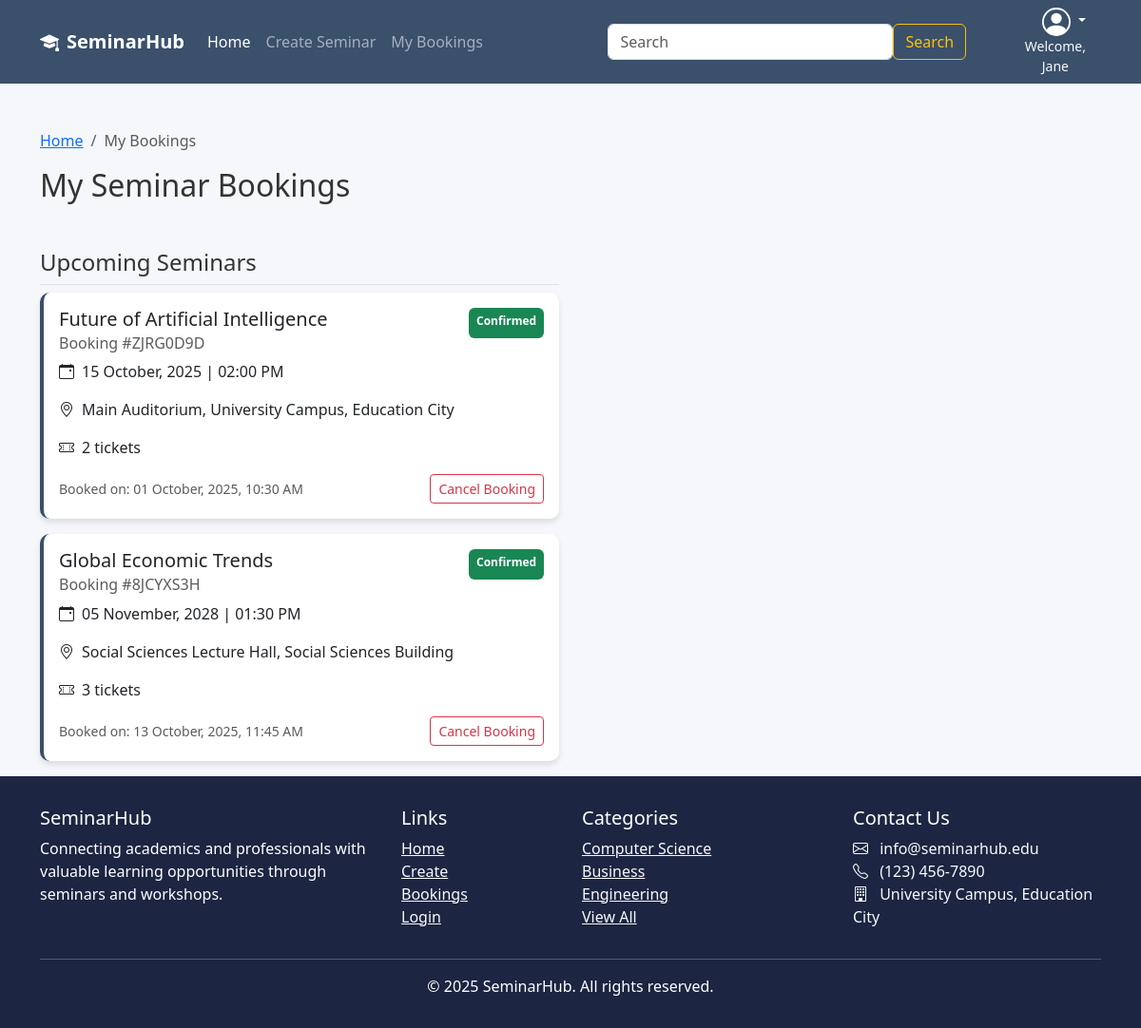
The app's page /bookings (signed in) with its own data.
### SeminarHub/models.py (models this page shows, shortened)
class User(db.Model, UserMixin):
    __tablename__ = 'users'
    id = db.Column(db.Integer, primary_key=True)
    first_name = db.Column(db.String(64), index=True)
    last_name  = db.Column(db.String(64), index=True)
    email      = db.Column(db.String(64), unique=True)
    password_hash = db.Column(db.String(256), nullable=False)
    number     = db.Column(db.String(64), nullable=False)
    address    = db.Column(db.String(256), nullable=False)
    bookings      = db.relationship("Booking", back_populates="user")
    comments      = db.relationship("Comment", back_populates="user")
    owned_events  = db.relationship("Event",   back_populates="owner")

class Booking(db.Model):
    __tablename__ = 'bookings'
    id             = db.Column(db.Integer, primary_key=True)
    booking_number = db.Column(db.String(32), index=True, unique=True)
    quantity       = db.Column(db.Integer, index=True, nullable=False)
    booking_date   = db.Column(db.DateTime, nullable=False, default=datetime.utcnow)
    status         = db.Column(db.String(32), default="Confirmed")
    user_id  = db.Column(db.Integer, db.ForeignKey("users.id"))
    event_id = db.Column(db.Integer, db.ForeignKey("events.id"))
    user  = db.relationship("User",  back_populates="bookings")
    event = db.relationship("Event", back_populates="bookings")

class Event(db.Model):
    __tablename__ = "events"
    id          = db.Column(db.Integer, primary_key=True)
    title       = db.Column(db.String(150), nullable=False)
    description = db.Column(db.Text, nullable=False)
    category    = db.Column(db.String(64))
    location    = db.Column(db.String(120))
    capacity    = db.Column(db.Integer, default=0)
    status      = db.Column(db.String(16), default="Open")
    start_dt    = db.Column(db.DateTime, nullable=False)
    end_dt      = db.Column(db.DateTime, nullable=False)
    image_url   = db.Column(db.String(255))
    speaker     = db.Column(db.String(120))
    speaker_bio = db.Column(db.Text)
    owner_user_id = db.Column(db.Integer, db.ForeignKey("users.id"))
    owner         = db.relationship("User", back_populates="owned_events")
    comments = db.relationship(
        "Comment",
        back_populates="event",
        cascade="all, delete-orphan",
        order_by="desc(Comment.created_at)"
    )
    bookings = db.relationship(
        "Booking",
        back_populates="event",
        cascade="all, delete-orphan"
    )
    orders = db.relationship(
        "Order",
        back_populates="event",
        cascade="all, delete-orphan"
    )

### SeminarHub/booking/booking.py (the view)
@booking_bp.route('/bookings')
@login_required
def booking():
    confirmed_bookings = Booking.query.filter(
        Booking.status == "Confirmed",
        Booking.user_id == current_user.id
    ).all()
    completed_bookings = Booking.query.filter(
        Booking.status == "Completed",
        Booking.user_id == current_user.id
    ).all()
    cancelled_bookings = Booking.query.filter(
        Booking.status == "Cancelled",
        Booking.user_id == current_user.id
    ).all()
    return render_template(
        'bookings.html',
        confirmed_bookings=confirmed_bookings,
        completed_bookings=completed_bookings,
        cancelled_bookings=cancelled_bookings,
        heading='My Bookings | '
    )

### SeminarHub/booking/templates/bookings.html (shortened to what this page needs)
{% extends 'base.html' %}
{% block content %}
<div class="container mt-4">
    <nav aria-label="breadcrumb">
        <ol class="breadcrumb">
            <li class="breadcrumb-item"><a href="{{ url_for('main.index') }}">Home</a></li>
            <li class="breadcrumb-item active" aria-current="page">My Bookings</li>
        </ol>
    </nav>
    <h2 class="mb-5">My Seminar Bookings</h2>
    {% if confirmed_bookings or completed_bookings or cancelled_bookings %}
    <div class="row">
        {% if confirmed_bookings %}
        <div class="col-lg-6">
            <h4 class="border-bottom pb-2">Upcoming Seminars</h4>
            {% for booking in confirmed_bookings %}
            <div class="card booking-card mb-3">
                <div class="card-body">
                    <div class="d-flex justify-content-between">
                        <h5 class="card-title">{{booking.event.title}}</h5>
                        <span class="badge bg-success py-2">{{booking.status}}</span>
                    </div>
                    <h6 class="card-subtitle mb-2 text-muted">Booking #{{booking.booking_number}}</h6>
                    <p class=""><i class="bi bi-calendar-event me-2"></i>{{booking.event.start_dt.strftime("%d %B, %Y | %I:%M %p")}}</p>
                    <p class=""><i class="bi bi-geo-alt me-2"></i>{{booking.event.location}}</p>
                    <p class=""><i class="bi bi-ticket-perforated me-2"></i>{{booking.quantity}} ticket{% if booking.quantity > 1 %}s{% endif %}</p>
                    <div class="d-flex justify-content-between align-items-center">
                        <small class="text-muted">Booked on: {{booking.booking_date.strftime("%d %B, %Y, %I:%M %p")}}</small>
                        <form method="POST" action="{{ url_for('booking.cancel_booking', booking_id=booking.id) }}" onsubmit="return confirm('Are you sure you want to cancel this booking?');">
                            <button type="submit" class="btn btn-sm btn-outline-danger">Cancel Booking</button>
                        </form>
                    </div>
                </div>
            </div>
            {% endfor %}
        </div>
        {% endif %}
    </div>
    {% endif %}
</div>
{% endblock %}

### SeminarHub/templates/base.html (shortened to what this page needs)
<!DOCTYPE html>
<html lang="en">
<head>
  <link href="https://cdn.jsdelivr.net/npm/bootstrap@5.3.0/dist/css/bootstrap.min.css" rel="stylesheet">
  <link rel="stylesheet" href="https://cdn.jsdelivr.net/npm/bootstrap-icons@1.10.0/font/bootstrap-icons.css">
  <link rel="stylesheet" href="{{ url_for('static', filename='style/stylesheet.css') }}">
</head>
<body class="d-flex flex-column min-vh-100">
  <header>
    {% include "_navigation.html" %}
  </header>
  <main class="flex-fill">
    {% block content %}{% endblock %}
  </main>
  {% include "_footer.html" %}
</body>
</html>

### SeminarHub/templates/_navigation.html (shortened to what this page needs)
<nav class="navbar navbar-expand-lg navbar-dark sticky-top mb-3">
    <div class="container">
        <a class="navbar-brand fw-bold" href="{{ url_for('main.index') }}">
            <i class="bi bi-mortarboard-fill me-2"></i>SeminarHub
        </a>
        {% if current_user.is_authenticated %}
        <div class="ms-auto order-lg-last text-end">
            <div class="dropdown pe-3">
                <a href="#" class="d-block link-body-emphasis text-decoration-none dropdown-toggle text-light" data-bs-toggle="dropdown" aria-expanded="false">
                </a>
                <small class="d-block text-center text-light">Welcome, <br> {{ current_user.first_name }}</small>
            </div>
        </div>
        {% endif %}
        <div class="collapse navbar-collapse" id="navbarNav">
            <ul class="navbar-nav me-auto">
                <li class="nav-item">
                    <a class="nav-link active" href="{{ url_for('main.index') }}">Home</a>
                </li>
                <li class="nav-item">
                    <a class="nav-link" href="{{url_for('event.create')}}">Create Seminar</a>
                </li>
                <li class="nav-item">
                    <a class="nav-link" href="{{url_for('booking.booking')}}">My Bookings</a>
                </li>
            </ul>
            <form class="form d-flex mx-auto" action="{{ url_for('main.search') }}" method="GET" >
                <input class="form-control" name="search" type="search" placeholder="Search" aria-label="Search" style="min-width: 300px;">
                <button class="btn btn-outline-warning " type="submit">Search</button>
            </form>
        </div>
    </div>
</nav>

### SeminarHub/templates/_footer.html
<footer class="mt-auto">
  <div class="container">
    <div class="row">
      <div class="col-md-4">
        <h5>SeminarHub</h5>
        <p>Connecting academics and professionals with valuable learning opportunities through seminars and workshops.</p>
      </div>
      <div class="col-md-2">
        <h5>Links</h5>
        <ul class="list-unstyled">
          <li><a href="{{ url_for('main.index') }}" class="text-light">Home</a></li>
          <li><a href="{{ url_for('event.create') }}" class="text-light">Create</a></li>
          <li><a href="{{ url_for('booking.booking') }}" class="text-light">Bookings</a></li>
          <li><a href="#" class="text-light">Login</a></li>
        </ul>
      </div>
      <div class="col-md-3">
        <h5>Categories</h5>
        <ul class="list-unstyled">
          <li><a href="#" class="text-light">Computer Science</a></li>
          <li><a href="#" class="text-light">Business</a></li>
          <li><a href="#" class="text-light">Engineering</a></li>
          <li><a href="#" class="text-light">View All</a></li>
        </ul>
      </div>
      <div class="col-md-3">
        <h5>Contact Us</h5>
        <address class="text-light mb-0">
          <i class="bi bi-envelope me-2"></i> info@seminarhub.edu<br>
          <i class="bi bi-telephone me-2"></i> (123) 456-7890<br>
          <i class="bi bi-building me-2"></i> University Campus, Education City
        </address>
      </div>
    </div>
    <hr class="bg-light">
    <div class="text-center">
      <p class="mb-0">© {{ current_year or 2025 }} SeminarHub. All rights reserved.</p>
    </div>
  </div>
</footer>

### SeminarHub/static/style/stylesheet.css (style rules this page uses)
:root { --primary: #3a506b; --secondary: #5bc0be; --light: #f8f9fa; --dark: #1c2541; --accent: #e07a5f; }
html, body { min-height: 100%; margin: 0; padding: 0; }
body { font-family: 'Segoe UI', Tahoma, Geneva, Verdana, sans-serif; background-color: #f5f7fa; color: #333; }
.navbar { background-color: var(--primary); }
footer { background-color: var(--dark); color: white; padding: 2rem 0; margin-top: 3rem; }
.card { border: none; border-radius: 10px; box-shadow: 0 4px 6px rgba(0, 0, 0, 0.1); transition: transform 0.3s ease; }
.booking-card { border-left: 4px solid var(--primary); transition: transform 0.2s; }

### records on screen
User: first_name "Jane"
Booking: event "Future of Artificial Intelligence", status "Confirmed", booking_number "ZJRG0D9D", event.start_dt "15 October, 2025 | 02:00 PM", event.location "Main Auditorium, University Campus, Education City", quantity "2", booking_date "01 October, 2025, 10:30 AM"
Booking: event "Global Economic Trends", status "Confirmed", booking_number "8JCYXS3H", event.start_dt "05 November, 2028 | 01:30 PM", event.location "Social Sciences Lecture Hall, Social Sciences Building", quantity "3", booking_date "13 October, 2025, 11:45 AM"

### other values on screen
{{ current_year or 2025 }} "2025"
